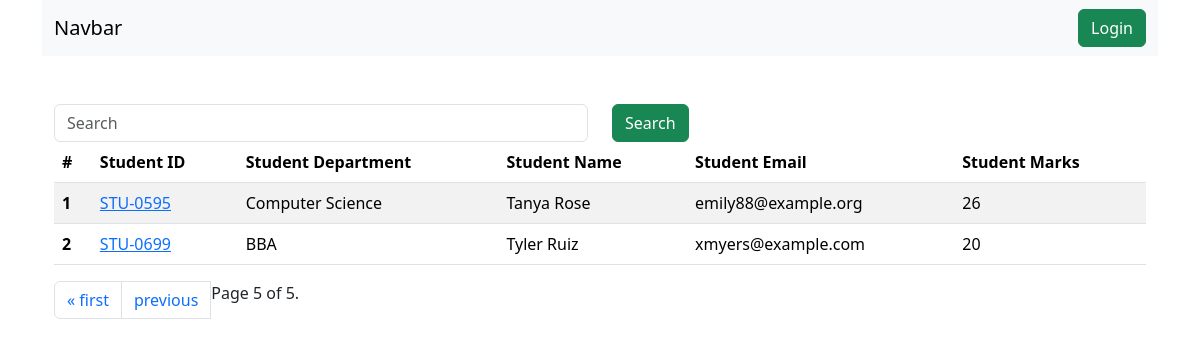
The app's page /student/?page=18, older data.
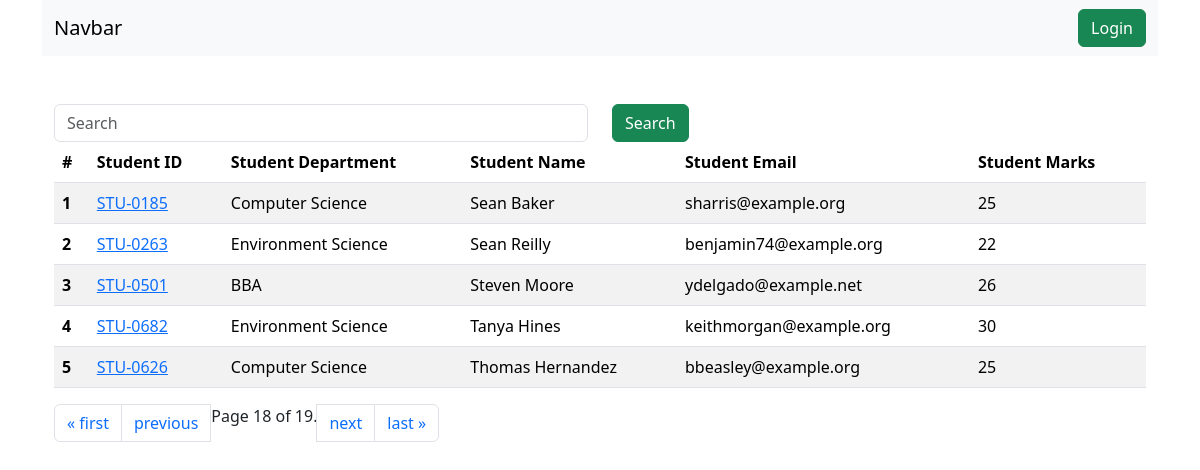
The same page, newer data.
### vege/models.py (models this page shows, shortened)
class Student(models.Model):
  department = models.ForeignKey(Department, related_name='depart', on_delete=models.CASCADE)
  student_id = models.OneToOneField(StudentID, related_name='studentid', on_delete=models.CASCADE)
  student_name = models.CharField(max_length=100)
  student_email = models.EmailField(unique=True)
  student_age = models.IntegerField(default=18)
  student_address = models.TextField()
  is_deleted = models.BooleanField(default=False)
  objects = StudentManager()
  admin_objects = models.Manager()
  class Meta:
    ordering = ['student_name']
    verbose_name = "student"

class StudentID(models.Model):
  student_id = models.CharField(max_length=100)
  def __str__(self):
    return self.student_id

class Department(models.Model):
  department = models.CharField(max_length=100)
  class Meta:
    ordering = ['department']

### vege/views.py (the view, shortened to what this page needs)
# urls.py: path('student/', get_student, name='get_student'),
def get_student(request):
  queryset = Student.objects.all()
  paginator = Paginator(queryset, 5)  # Show 5 contacts per page.
  page_number = request.GET.get("page")
  page_obj = paginator.get_page(page_number)
  print(page_obj)
  return render(request, 'report/student.html', context={'queryset': page_obj})

### vege/models.py (called while the page is built)
  def get_queryset(self):
    return super().get_queryset().filter(is_deleted = False)

### vege/templates/report/student.html (shortened to what this page needs)
{% extends "base.html" %}
{% load static %}
{% block start %}
<div class="container mt-5">
  <form action="">
    <div class="row">
    <div class="col-md-6">
      <input class="form-control" name='search' type="text" placeholder="Search" >
    </div>
    <div class="col-md-6">
      <button class="btn btn-success">Search</button>
    </div>
  </div>
  </form>
  <table class="table table-striped">
    <thead>
      <tr>
        <th scope="col">#</th>
        <th scope="col">Student ID</th>
        <th scope="col">Student Department</th>
        <th scope="col">Student Name</th>
        <th scope="col">Student Email</th>
        <th scope="col">Student Marks</th>
      </tr>
    </thead>
    <tbody>
      {% for student in queryset %}
      <tr>
        <th scope="row">{{ forloop.counter }}</th>
        <td><a href="{% url "see_marks" student.student_id %}">{{student.student_id}}</a></td>
        <td>{{student.department.department}}</td>
        <td>{{student.student_name}}</td>
        <td>{{student.student_email}}</td>
        <td>{{student.student_age}}</td>
      </tr>
      {% endfor %}
    </tbody>
  </table>
  <nav aria-label="Page navigation example">
    <ul class="pagination">
        {% if queryset.has_previous %}
        <li class="page-item"><a class="page-link" href="?page=1">&laquo; first</a></li>
        <li class="page-item"><a class="page-link" href="?page={{ queryset.previous_page_number }}">previous</a></li>
        {% endif %}
        <span class="current">
            Page {{ queryset.number }} of {{ queryset.paginator.num_pages }}.
        </span>
        {% if queryset.has_next %}
        <li class="page-item"><a class="page-link" href="?page={{ queryset.next_page_number }}">next</a></li>
        <li class="page-item"><a class="page-link" href="?page={{ queryset.paginator.num_pages }}">last &raquo;</a></li>
        {% endif %}
</div>
{% endblock %}

Row changes from the older to the newer data that the page shows:
no longer on this page (row edited): Student: student_id "STU-0595", department.department "Computer Science", student_name "Tanya Rose", student_email "emily88@example.org", student_age "26"
no longer on this page (row edited): Student: student_id "STU-0699", department.department "BBA", student_name "Tyler Ruiz", student_email "xmyers@example.com", student_age "20"
added Student: student_id "STU-0185", department.department "Computer Science", student_name "Sean Baker", student_email "sharris@example.org", student_age "25"
added Student: student_id "STU-0263", department.department "Environment Science", student_name "Sean Reilly", student_email "benjamin74@example.org", student_age "22"
added Student: student_id "STU-0501", department.department "BBA", student_name "Steven Moore", student_email "ydelgado@example.net", student_age "26"
added Student: student_id "STU-0682", department.department "Environment Science", student_name "Tanya Hines", student_email "keithmorgan@example.org", student_age "30"
added Student: student_id "STU-0626", department.department "Computer Science", student_name "Thomas Hernandez", student_email "bbeasley@example.org", student_age "25"
Text that changed along with them:
{{ queryset.number }}: "5" → "18"
{{ queryset.paginator.num_pages }}: "5" → "19"
text now shown: "next last »"
